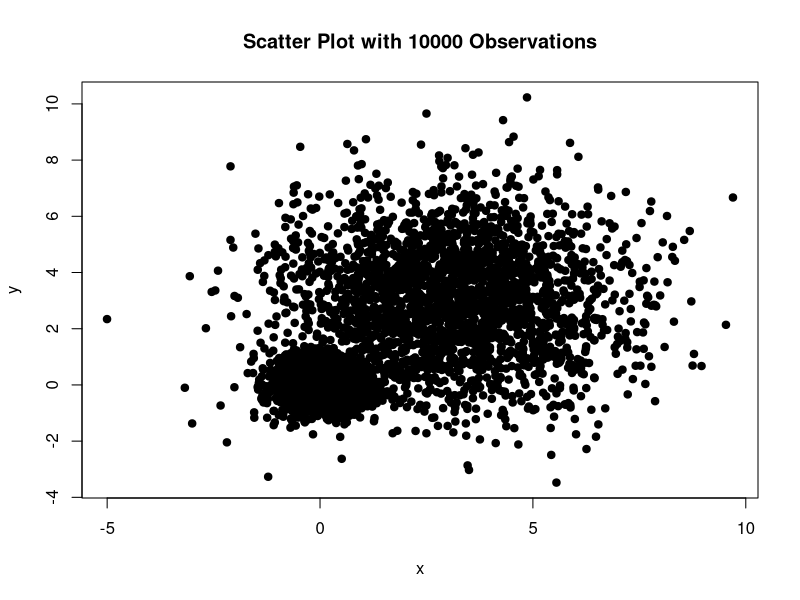
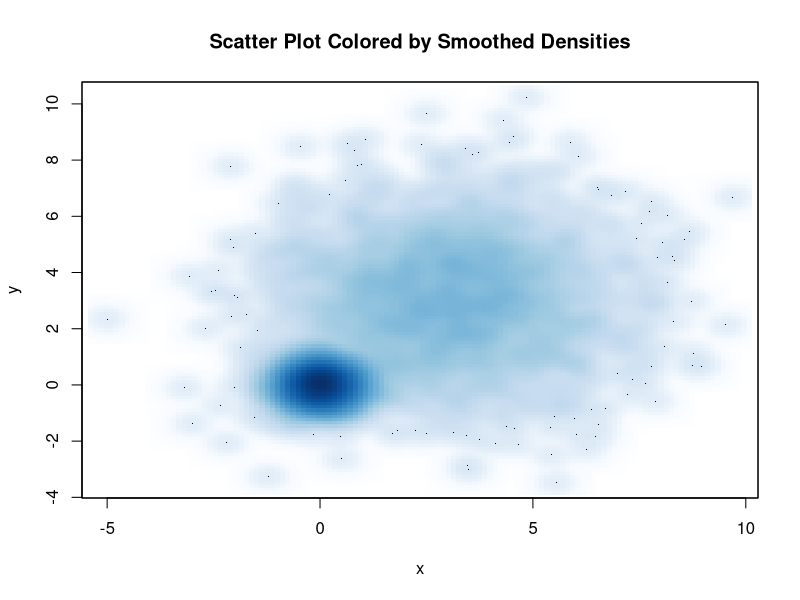
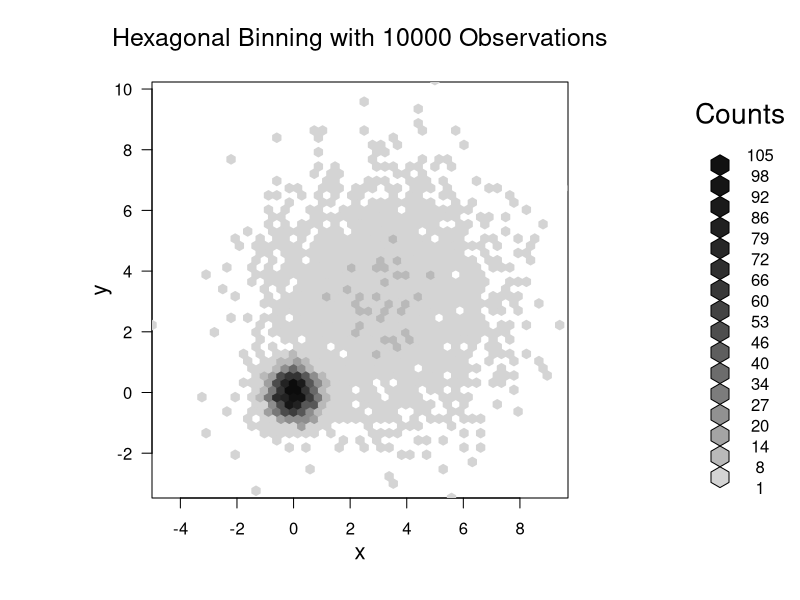
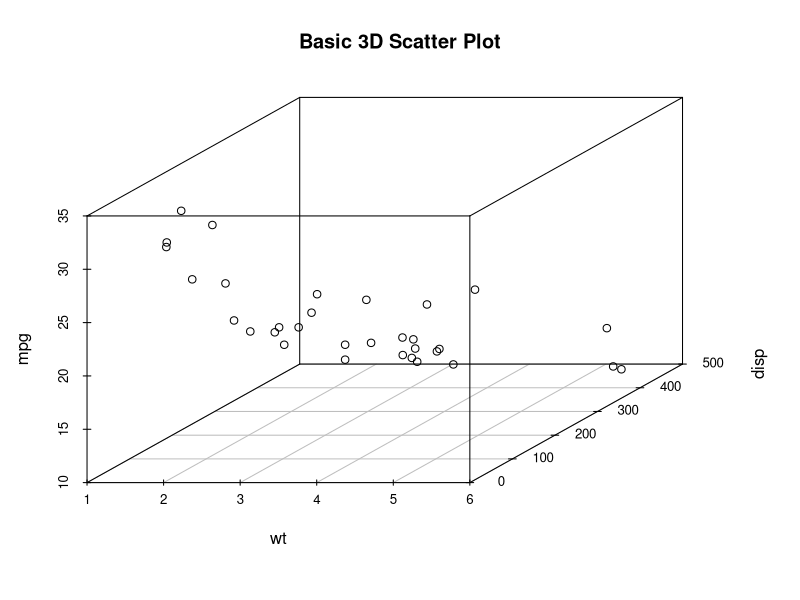
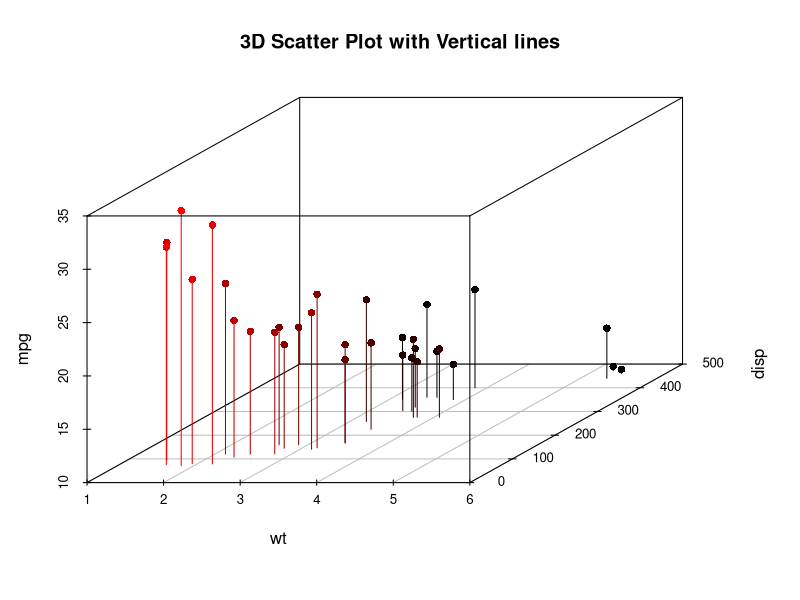
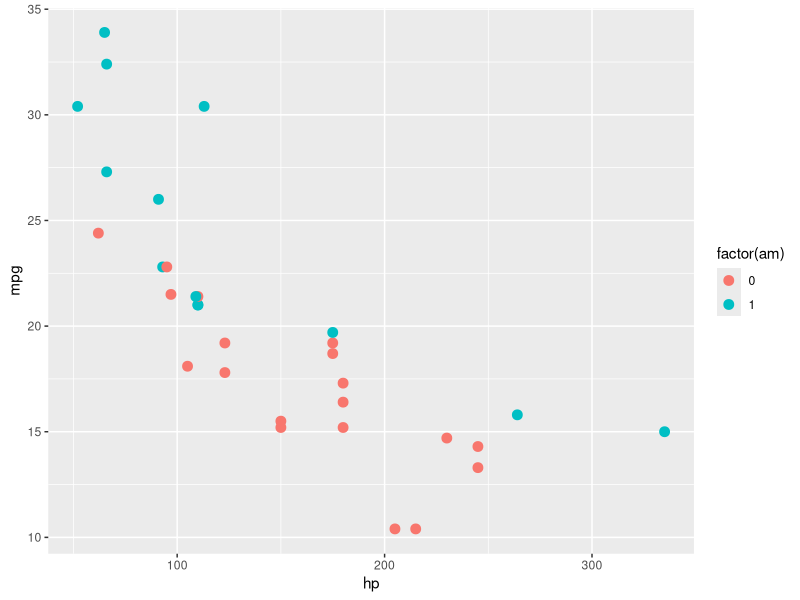
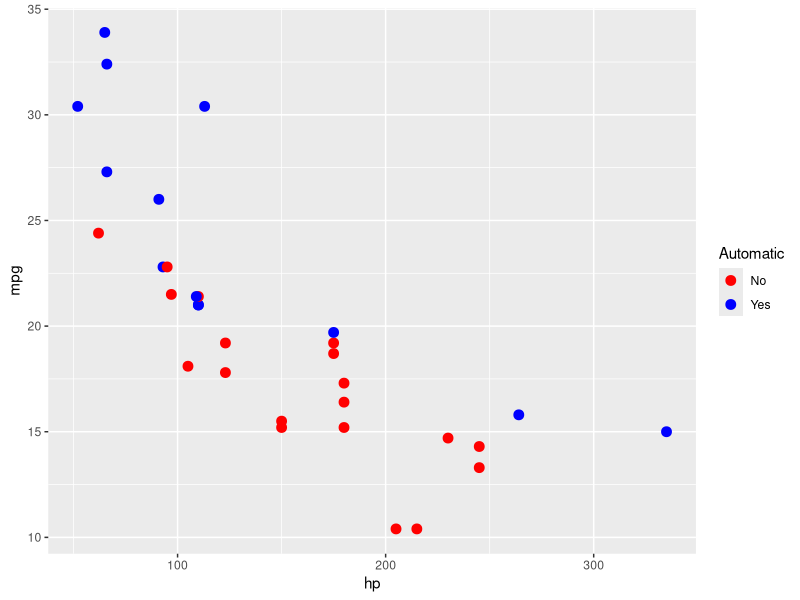
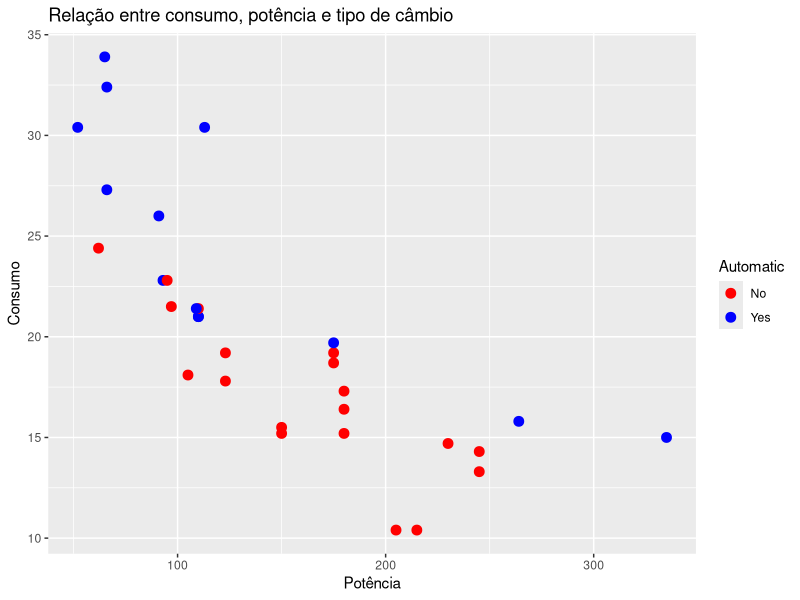

Generate these figures, in order, with R:
#Aula 08/07/2024

#Série de Taylor
# a) y(x) = e^x *sen(x)
# b) y(x) = e^-x * cos(x)
# c) y(x) = 2*e^-x + e^x
# d) imprimir o polinômio encontrado
# e) Elaborar os gráficos das funções acima
# f) Elaborar os gráficos dos polinômios que se aproximam das funções indicadas

'graficos especiais  - 1'

set.seed(1234)
n<-10000
c1<-matrix(rnorm(n, mean = 0, sd = 0.5), ncol = 4)
c1
c2<-matrix(rnorm(n, mean = 3, sd = 2), ncol = 4)
c2

mydata<- rbind(c1, c2)
mydata
mydata<- as.data.frame(mydata)
names(mydata)<-c("x", "y")
mydata

with(mydata,
     plot(x, y, pch =19, main= "Scatter Plot with 10000 Observations"))

with(mydata, 
     smoothScatter(x, y, main= "Scatter Plot Colored by Smoothed Densities"))

'graficos especiais  - 2'

install.packages("hexbin")
library(hexbin)

with(mydata, 
     {bin <- hexbin(x, y, xbins = 50)
     plot(bin, main= "Hexagonal Binning with 10000 Observations")})

'graficos especiais  - 3'
install.packages("scatterplot3d")
library(scatterplot3d)
data(mtcars)
attach(mtcars)
scatterplot3d(wt, disp, mpg, main= "Basic 3D Scatter Plot")

'graficos especiais  - 4'

library(scatterplot3d)
attach(mtcars)
scatterplot3d(wt, disp, mpg,
              pch = 16,
              highlight.3d= TRUE,
              type= "h",
              main= "3D Scatter Plot with Vertical lines")

install.packages("ggplot2")
library(ggplot2)

g<- ggplot(mtcars)
g<- g+geom_point(aes(x = hp, y = mpg, color = factor(am)), size = 3)

g

g<- g+scale_color_manual("Automatic",
                         values = c("red", "blue"),
                         labels = c("No", "Yes"))
g

g<- g+labs(title = "Relação entre consumo, potência e tipo de câmbio",
           y = "Consumo",
           x = "Potência")
g

mtcars |>
  ggplot()+
  geom_point(aes(x = hp, y = mpg, color = factor(am)), size = 3)+
  scale_color_manual("Automatic",
                     values = c("red", "blue"),
                     labels = c("No", "Yes"))+
  labs(title = "Relação entre consumo, potência e tipo de câmbio",
       y = "Consumo",
       x = "Potência")

g1<- ggplot(mtcars, aes(y = mpg, x = disp))+
  geom_point()

g1
